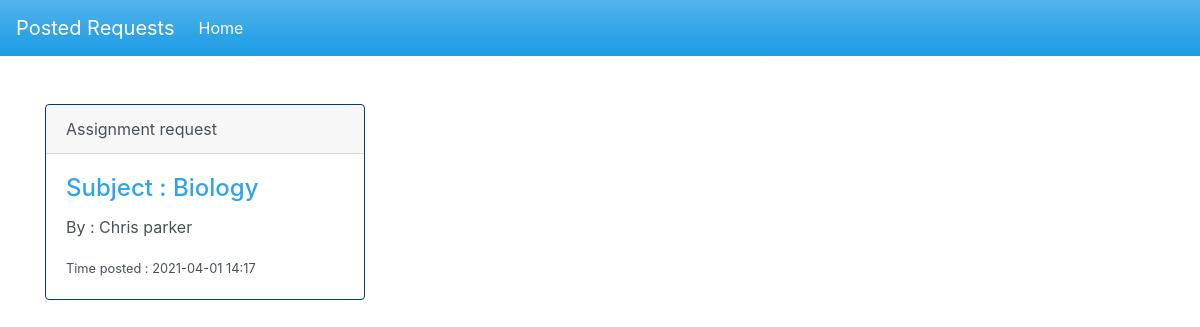
/admin/pages/requests/index.php, run on an earlier commit of the app's database.
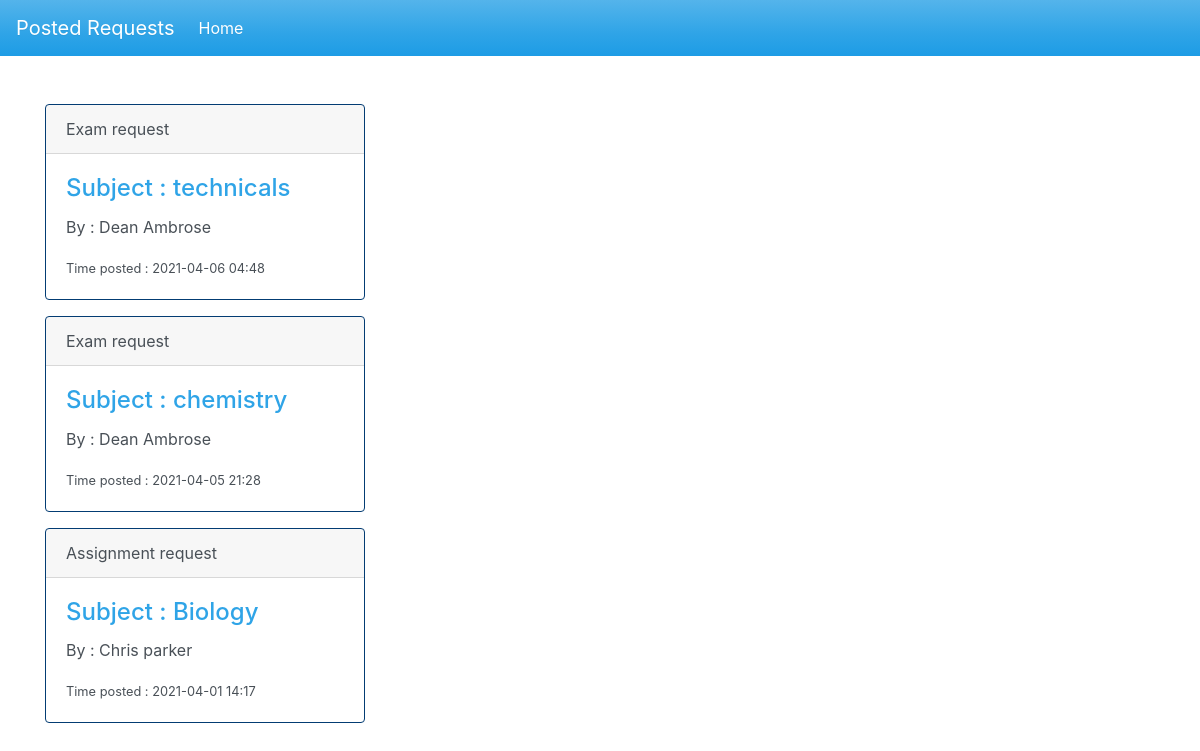
And on a later commit of the database.
### tables this page shows
CREATE TABLE `requests` (
  `id` int(255) NOT NULL,
  `name` varchar(255) NOT NULL,
  `type` varchar(255) NOT NULL,
  `subject` varchar(255) NOT NULL,
  `time` timestamp(6) NOT NULL DEFAULT current_timestamp(6) ON UPDATE current_timestamp(6)
);

### admin/pages/requests/index.php (the view, shortened to what this page needs)
<?php
    require '../../config.php';
    $query = "SELECT * FROM requests ORDER BY id desc";
    $result = mysqli_query($conn,$query);
    $requests = mysqli_fetch_all($result,MYSQLI_ASSOC);
?>
<!DOCTYPE html>
<html lang="en">
<head>
    <link rel="stylesheet" href="../../../css/bootstrap.min.css">
</head>
<body>
<nav class="navbar navbar-expand-lg navbar-dark bg-primary">
  <a class="navbar-brand" href="#">Posted Requests</a>
  <div class="collapse navbar-collapse" id="navbarColor01">
    <ul class="navbar-nav mr-auto">
      <li class="nav-item active">
        <a class="nav-link" href="../../">Home
        </a>
      </li>
    </ul>
  </div>
</nav>
<br> <br>
 <div class="container">
      <?php foreach($requests as $request):?>
  <div class="card border-info mb-3" style="max-width: 20rem;">
        <div class="card-header"><?php echo $request['type']?></div>
            <div class="card-body">
                <h4 class="card-title">Subject : <?php echo $request['subject'];?></h4>
                    <p class="card-text">By : <?php echo $request['name'];?> </p>
                   <small>Time posted : <?php echo substr($request['time'],0,16);?></small>
        </div>
    </div>
    <?php endforeach;?>
    </div>
</body>
</html>

What changed in the data, as far as the page shows it:
added requests: type "Exam request", subject "technicals", name "Dean Ambrose", time "2021-04-06 04:48"
added requests: type "Exam request", subject "chemistry", name "Dean Ambrose", time "2021-04-05 21:28"
